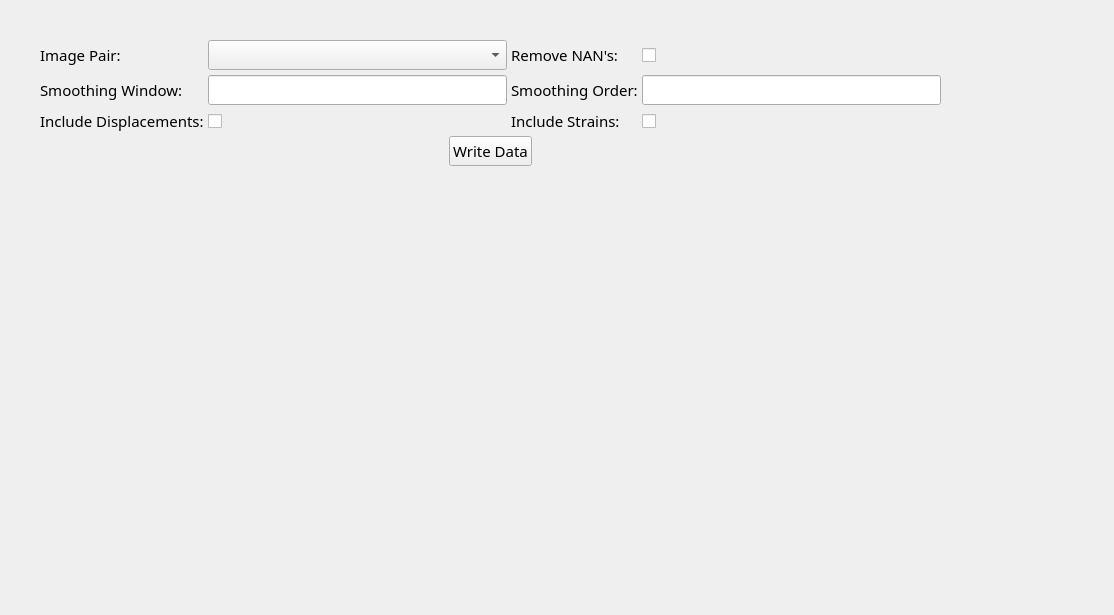
<?xml version="1.0" encoding="UTF-8"?>
<ui version="4.0">
 <class>Form</class>
 <widget class="QWidget" name="Form">
  <property name="geometry">
   <rect>
    <x>0</x>
    <y>0</y>
    <width>1114</width>
    <height>615</height>
   </rect>
  </property>
  <property name="windowTitle">
   <string>Form</string>
  </property>
  <widget class="QWidget" name="layoutWidget">
   <property name="geometry">
    <rect>
     <x>40</x>
     <y>40</y>
     <width>901</width>
     <height>375</height>
    </rect>
   </property>
   <layout class="QVBoxLayout" name="verticalLayout_2">
    <property name="spacing">
     <number>4</number>
    </property>
    <item>
     <layout class="QGridLayout" name="gridLayout">
      <property name="sizeConstraint">
       <enum>QLayout::SetNoConstraint</enum>
      </property>
      <property name="leftMargin">
       <number>0</number>
      </property>
      <property name="topMargin">
       <number>0</number>
      </property>
      <property name="horizontalSpacing">
       <number>4</number>
      </property>
      <property name="verticalSpacing">
       <number>5</number>
      </property>
      <item row="2" column="3" alignment="Qt::AlignLeft">
       <widget class="QCheckBox" name="incStrainsIn">
        <property name="sizePolicy">
         <sizepolicy hsizetype="Expanding" vsizetype="Preferred">
          <horstretch>0</horstretch>
          <verstretch>0</verstretch>
         </sizepolicy>
        </property>
        <property name="font">
         <font>
          <family>Figtree Light</family>
          <pointsize>11</pointsize>
         </font>
        </property>
        <property name="text">
         <string/>
        </property>
       </widget>
      </item>
      <item row="2" column="1" alignment="Qt::AlignLeft">
       <widget class="QCheckBox" name="incDispIn">
        <property name="sizePolicy">
         <sizepolicy hsizetype="Expanding" vsizetype="Preferred">
          <horstretch>0</horstretch>
          <verstretch>0</verstretch>
         </sizepolicy>
        </property>
        <property name="font">
         <font>
          <family>Figtree Light</family>
          <pointsize>11</pointsize>
         </font>
        </property>
        <property name="text">
         <string/>
        </property>
       </widget>
      </item>
      <item row="2" column="0" alignment="Qt::AlignLeft">
       <widget class="QLabel" name="incDispLab">
        <property name="sizePolicy">
         <sizepolicy hsizetype="Minimum" vsizetype="Preferred">
          <horstretch>0</horstretch>
          <verstretch>0</verstretch>
         </sizepolicy>
        </property>
        <property name="font">
         <font>
          <family>Figtree Light</family>
          <pointsize>11</pointsize>
         </font>
        </property>
        <property name="text">
         <string>Include Displacements:</string>
        </property>
       </widget>
      </item>
      <item row="0" column="0" alignment="Qt::AlignLeft">
       <widget class="QLabel" name="imgPairLab">
        <property name="sizePolicy">
         <sizepolicy hsizetype="Minimum" vsizetype="Preferred">
          <horstretch>0</horstretch>
          <verstretch>0</verstretch>
         </sizepolicy>
        </property>
        <property name="font">
         <font>
          <family>Figtree Light</family>
          <pointsize>11</pointsize>
         </font>
        </property>
        <property name="text">
         <string>Image Pair:</string>
        </property>
       </widget>
      </item>
      <item row="2" column="2" alignment="Qt::AlignLeft">
       <widget class="QLabel" name="incStrainsLab">
        <property name="sizePolicy">
         <sizepolicy hsizetype="Minimum" vsizetype="Preferred">
          <horstretch>0</horstretch>
          <verstretch>0</verstretch>
         </sizepolicy>
        </property>
        <property name="font">
         <font>
          <family>Figtree Light</family>
          <pointsize>11</pointsize>
         </font>
        </property>
        <property name="text">
         <string>Include Strains:</string>
        </property>
       </widget>
      </item>
      <item row="0" column="1">
       <widget class="QComboBox" name="imgPairIn">
        <property name="sizePolicy">
         <sizepolicy hsizetype="Expanding" vsizetype="Preferred">
          <horstretch>0</horstretch>
          <verstretch>0</verstretch>
         </sizepolicy>
        </property>
        <property name="font">
         <font>
          <family>Figtree Light</family>
          <pointsize>11</pointsize>
         </font>
        </property>
       </widget>
      </item>
      <item row="0" column="2">
       <widget class="QLabel" name="removeNanLab">
        <property name="sizePolicy">
         <sizepolicy hsizetype="Minimum" vsizetype="Preferred">
          <horstretch>0</horstretch>
          <verstretch>0</verstretch>
         </sizepolicy>
        </property>
        <property name="font">
         <font>
          <family>Figtree Light</family>
          <pointsize>11</pointsize>
         </font>
        </property>
        <property name="text">
         <string>Remove NAN's:</string>
        </property>
       </widget>
      </item>
      <item row="0" column="3">
       <widget class="QCheckBox" name="removeNanIn">
        <property name="sizePolicy">
         <sizepolicy hsizetype="Expanding" vsizetype="Preferred">
          <horstretch>0</horstretch>
          <verstretch>0</verstretch>
         </sizepolicy>
        </property>
        <property name="font">
         <font>
          <family>Figtree Light</family>
          <pointsize>11</pointsize>
         </font>
        </property>
        <property name="text">
         <string/>
        </property>
       </widget>
      </item>
      <item row="1" column="3">
       <widget class="QLineEdit" name="smoothOrderIn">
        <property name="sizePolicy">
         <sizepolicy hsizetype="Expanding" vsizetype="Preferred">
          <horstretch>1</horstretch>
          <verstretch>0</verstretch>
         </sizepolicy>
        </property>
        <property name="font">
         <font>
          <family>Figtree Light</family>
          <pointsize>11</pointsize>
         </font>
        </property>
       </widget>
      </item>
      <item row="1" column="2">
       <widget class="QLabel" name="smoothOrderLab">
        <property name="sizePolicy">
         <sizepolicy hsizetype="Minimum" vsizetype="Preferred">
          <horstretch>0</horstretch>
          <verstretch>0</verstretch>
         </sizepolicy>
        </property>
        <property name="font">
         <font>
          <family>Figtree Light</family>
          <pointsize>11</pointsize>
         </font>
        </property>
        <property name="text">
         <string>Smoothing Order:</string>
        </property>
       </widget>
      </item>
      <item row="1" column="0">
       <widget class="QLabel" name="smoothWindowLab">
        <property name="sizePolicy">
         <sizepolicy hsizetype="Minimum" vsizetype="Preferred">
          <horstretch>0</horstretch>
          <verstretch>0</verstretch>
         </sizepolicy>
        </property>
        <property name="font">
         <font>
          <family>Figtree Light</family>
          <pointsize>11</pointsize>
         </font>
        </property>
        <property name="text">
         <string>Smoothing Window:</string>
        </property>
       </widget>
      </item>
      <item row="1" column="1">
       <widget class="QLineEdit" name="smoothWindowIn">
        <property name="sizePolicy">
         <sizepolicy hsizetype="Expanding" vsizetype="Preferred">
          <horstretch>1</horstretch>
          <verstretch>0</verstretch>
         </sizepolicy>
        </property>
        <property name="font">
         <font>
          <family>Figtree Light</family>
          <pointsize>11</pointsize>
         </font>
        </property>
        <property name="text">
         <string/>
        </property>
       </widget>
      </item>
     </layout>
    </item>
    <item alignment="Qt::AlignHCenter">
     <widget class="QPushButton" name="writeDataBut">
      <property name="sizePolicy">
       <sizepolicy hsizetype="Fixed" vsizetype="Fixed">
        <horstretch>0</horstretch>
        <verstretch>0</verstretch>
       </sizepolicy>
      </property>
      <property name="font">
       <font>
        <family>Figtree Light</family>
        <pointsize>11</pointsize>
       </font>
      </property>
      <property name="text">
       <string>Write Data</string>
      </property>
     </widget>
    </item>
    <item>
     <spacer name="verticalSpacer">
      <property name="orientation">
       <enum>Qt::Vertical</enum>
      </property>
      <property name="sizeHint" stdset="0">
       <size>
        <width>20</width>
        <height>40</height>
       </size>
      </property>
     </spacer>
    </item>
   </layout>
  </widget>
 </widget>
 <resources/>
 <connections/>
</ui>
